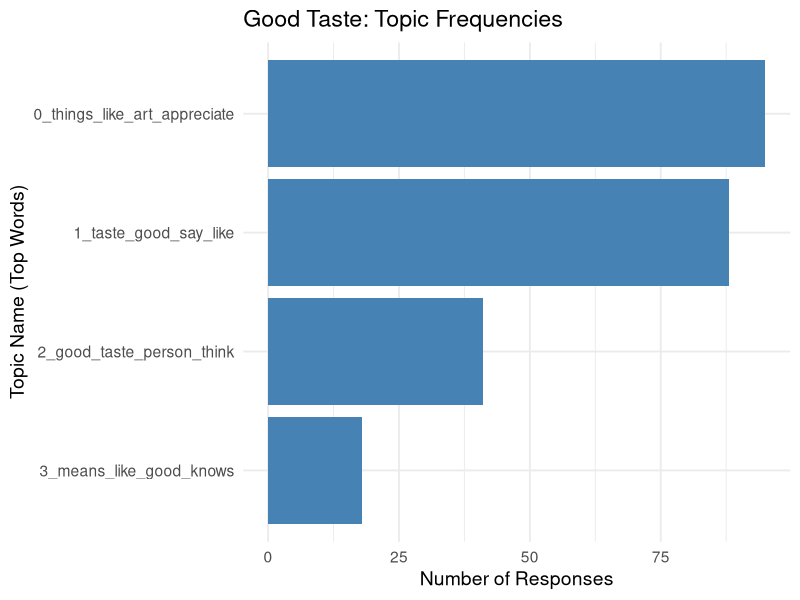
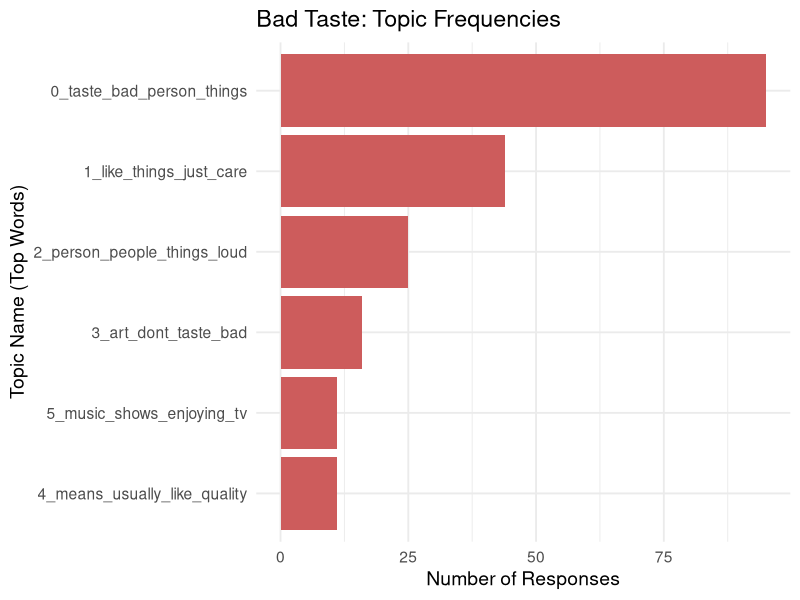
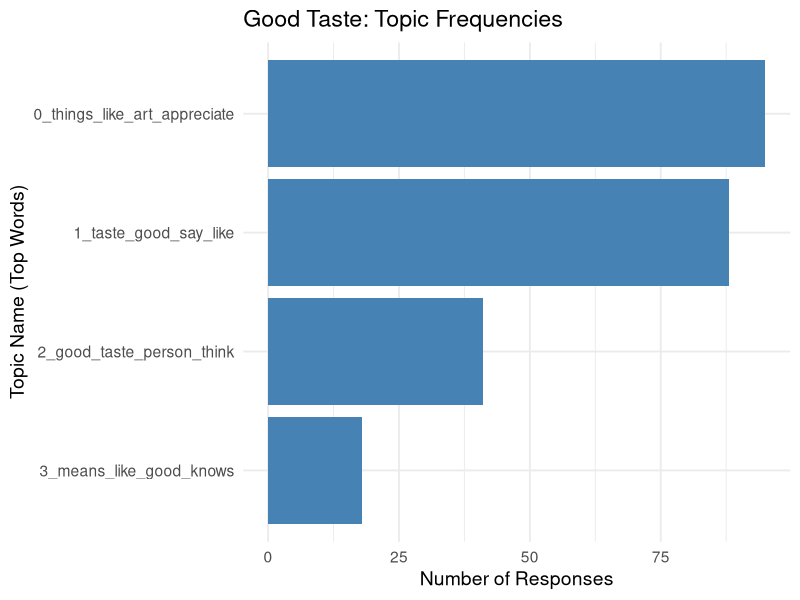
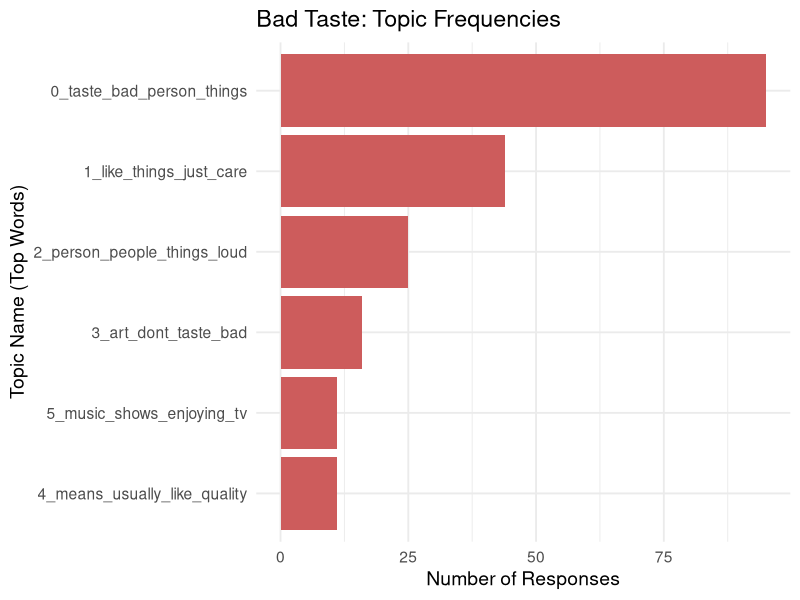

Write the R code that produced these figures, in order.
## ---- chunk 1
#| label: load-packages
library(dplyr)
library(ggplot2)
library(readr)
## ---- chunk 2
#| label: load-models
# Load the pre-computed topic info tables
good_topic_info <- read_csv("Tabs/good_topic_info.csv", show_col_types = FALSE)
bad_topic_info <- read_csv("Tabs/bad_topic_info.csv", show_col_types = FALSE)

# Remove the Representative_Docs column which contains NaNs
good_topic_info <- good_topic_info %>% select(-Representative_Docs)
bad_topic_info <- bad_topic_info %>% select(-Representative_Docs)

# Ensure Tabs directory exists and save the tables as HTML
dir.create("Tabs", showWarnings = FALSE)

# Write out simple HTML tables
writeLines(
  knitr::kable(good_topic_info, format = "html"), 
  "Tabs/good_taste_summary_table.html"
)
writeLines(
  knitr::kable(bad_topic_info, format = "html"), 
  "Tabs/bad_taste_summary_table.html"
)

head(good_topic_info, 10)
head(bad_topic_info, 10)
## ---- chunk 3
#| label: visualize-topics
#| fig-width: 8
#| fig-height: 6

# Ensure Plots directory exists
dir.create("Plots", showWarnings = FALSE)

# Good Taste Topic Frequencies
p_good <- ggplot(good_topic_info %>% filter(Topic != -1), aes(x = reorder(Name, Count), y = Count)) +
  geom_bar(stat = "identity", fill = "steelblue") +
  coord_flip() +
  theme_minimal(base_size = 14) +
  labs(
    title = "Good Taste: Topic Frequencies", 
    x = "Topic Name (Top Words)", 
    y = "Number of Responses"
  )

print(p_good)
ggsave("Plots/good_taste_topics.png", plot = p_good, width = 8, height = 6)

# Bad Taste Topic Frequencies
p_bad <- ggplot(bad_topic_info %>% filter(Topic != -1), aes(x = reorder(Name, Count), y = Count)) +
  geom_bar(stat = "identity", fill = "indianred") +
  coord_flip() +
  theme_minimal(base_size = 14) +
  labs(
    title = "Bad Taste: Topic Frequencies", 
    x = "Topic Name (Top Words)", 
    y = "Number of Responses"
  )

print(p_bad)
ggsave("Plots/bad_taste_topics.png", plot = p_bad, width = 8, height = 6)
